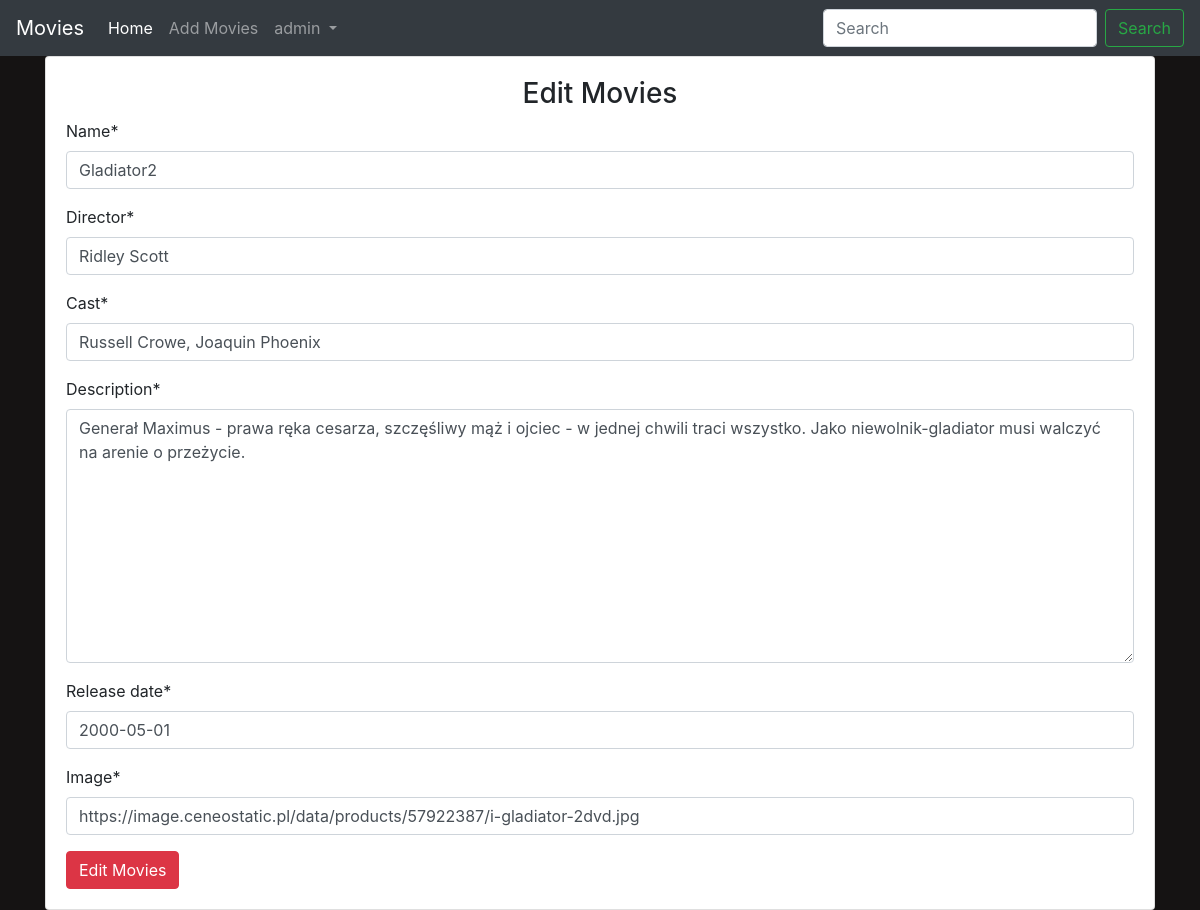
Page /editmovies/1/ (signed in) on the committed database.
### main/models.py (models this page shows, shortened)
class Movie(models.Model):
    name = models.CharField(max_length=300)
    director = models.CharField(max_length=300)
    cast = models.CharField(max_length=800)
    description = models.TextField(max_length=5000)
    release_date = models.DateField()
    average_rating = models.FloatField(default=0)
    image = models.URLField(default=None, null=True)

### main/views.py (the view)
# urls.py: path('editmovies/<int:id>/', views.edit_movies, name='edit_movies'),
def edit_movies(request, id):
    if request.user.is_authenticated:
        if request.user.is_superuser:
            movie = Movie.objects.get(id=id)
            if request.method == 'POST':
                form = MovieForm(request.POST or None, instance=movie)
                if form.is_valid():
                    data = form.save(commit=False)
                    data.save()
                    return redirect('main:detail', id)
            else:
                form = MovieForm(instance=movie)
            return render(request, 'main/addmovies.html', {'form': form,
                                                           'controller': 'Edit Movies'})
        else:
            return redirect('main:home')
    return redirect('accounts:login')

### main/forms.py
class MovieForm(forms.ModelForm):
    class Meta:
        model = Movie
        fields = ('name', 'director', 'cast', 'description', 'release_date', 'image')

### main/templates/main/addmovies.html (shortened to what this page needs)
{% extends 'main/base.html' %}
{% load crispy_forms_tags %}
{% block content %}
<div class="container">
    <div class="card">
        <div class="card-body">
            <h3 class="text-center">{{ controller }}</h3>
            <form action="" method="POST">
                {{ form | crispy }}
                <input type="submit" value="{{ controller }}" class="btn btn-danger">
            </form>
        </div>
    </div>
</div>
{% endblock %}

### main/templates/main/base.html (shortened to what this page needs)
<!doctype html>
<html lang="en">
  <head>
    <link rel="stylesheet" href="https://maxcdn.bootstrapcdn.com/bootstrap/4.0.0/css/bootstrap.min.css">
    {% load staticfiles %}
    <link rel="stylesheet" href="{% static 'css/main.css' %}">
  </head>
  <body>
    <nav class="navbar navbar-expand-lg navbar-dark bg-dark text-white">
  <a class="navbar-brand" href="{% url 'main:home' %}">Movies</a>
  <div class="collapse navbar-collapse" id="navbarSupportedContent">
    <ul class="navbar-nav mr-auto">
      <li class="nav-item active">
        <a class="nav-link" href="{% url 'main:home' %}">Home <span class="sr-only">(current)</span></a>
      </li>
      <li class="nav-item">
        <a class="nav-link" href="{% url 'main:add_movies' %}">Add Movies</a>
      </li>
      {% if user.is_authenticated %}
      <li class="nav-item dropdown">
        <a class="nav-link dropdown-toggle" href="#" id="navbarDropdown" role="button" data-toggle="dropdown" aria-haspopup="true" aria-expanded="false">
          {{ user.username }}
        </a>
      </li>
      {% endif %}
    </ul>
    <form class="form-inline my-2 my-lg-0">
      <input class="form-control mr-sm-2" type="search" placeholder="Search" aria-label="Search">
      <button class="btn btn-outline-success my-2 my-sm-0" type="submit">Search</button>
    </form>
  </div>
</nav>
    {% block content %}
    {% endblock %}
  </body>
</html>

### main/static/css/main.css (style rules this page uses)
body { background-color: #151313; }

### rows in the picture
Movie: name "Gladiator2", director "Ridley Scott", cast "Russell Crowe, Joaquin Phoenix", description "Generał Maximus - prawa ręka cesarza, szczęśliwy mąż i ojciec - w jednej chwili traci wszystko. Jako niewolnik-gladiator musi walczyć na arenie o przeżycie.", release_date "2000-05-01", image "https://image.ceneostatic.pl/data/products/57922387/i-gladiator-2dvd.jpg"

### other values in the picture
{{ user.username }} "admin"
{{ controller }} "Edit Movies"
